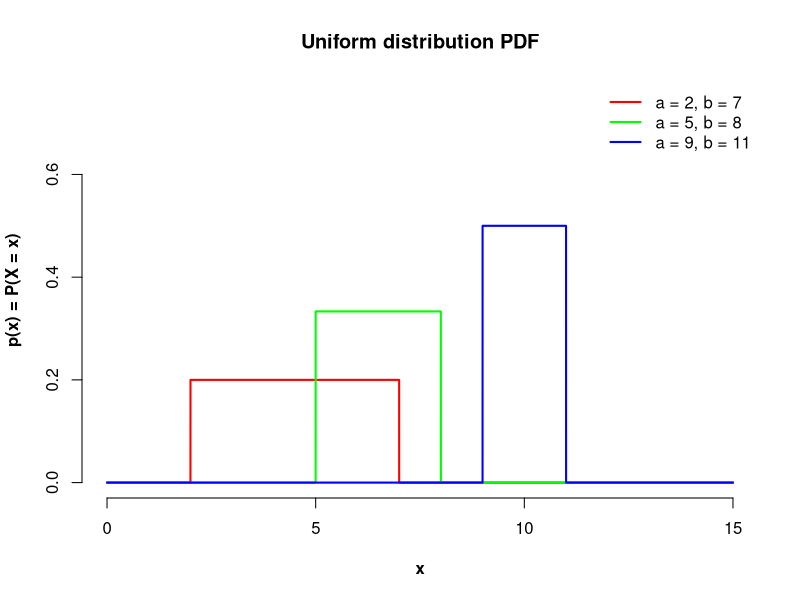

Recreate this plot in R.
svg("Uniform_PDF.svg")

plot(xlim = c(0, 15), ylim = c(0, 0.75), x = "", type = "l",
     main = "Uniform distribution PDF", xlab = "x",
     ylab = "p(x) = P(X = x)", bty = 'n', font.lab = 2)

points(seq(0, 15, 1/1000), dunif(seq(0, 15, 1/1000), min = 2, max = 7),
       type = 'l', lwd = 2, col = "red")
points(seq(0, 15, 1/1000), dunif(seq(0, 15, 1/1000), min = 5, max = 8),
       type = 'l', lwd = 2, col = "green")
points(seq(0, 15, 1/1000), dunif(seq(0, 15, 1/1000), min = 9, max = 11),
       type = 'l', lwd = 2, col = "blue")

legend('topright', legend = c('a = 2, b = 7', 'a = 5, b = 8', 'a = 9, b = 11'),
       lwd = c(2, 2, 2), col = c('red', 'green', 'blue'), 
       bty = 'n')

dev.off()
